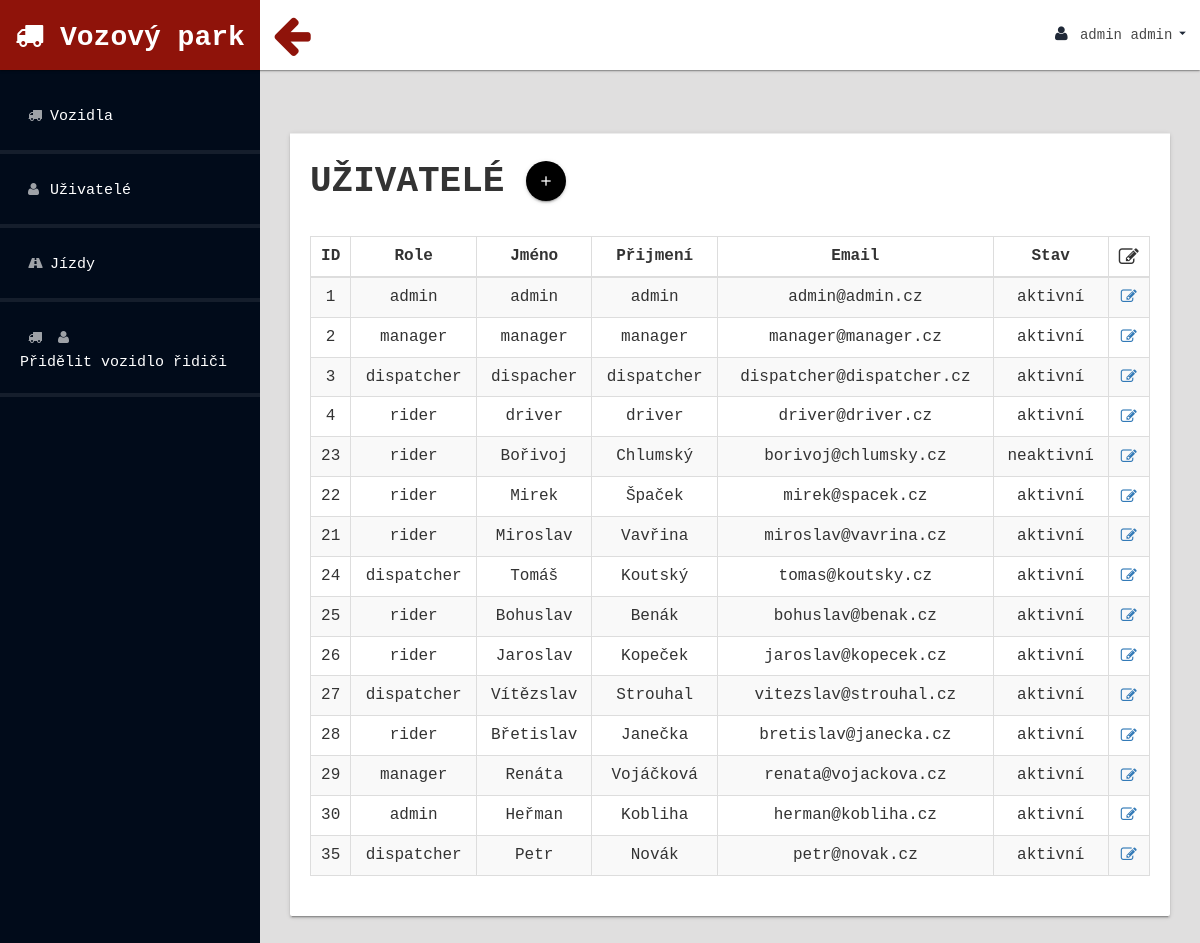
The page /employees.php (signed in) on the database its author committed.
### tables this page shows
CREATE TABLE `users` (
  `id_user` int(11) NOT NULL AUTO_INCREMENT,
  `name` varchar(255) NOT NULL,
  `email` varchar(255) NOT NULL,
  `password` varchar(255) NOT NULL,
  `note` varchar(255) DEFAULT NULL,
  `last_login` date DEFAULT NULL,
  `birthdate` date DEFAULT NULL,
  PRIMARY KEY (`id_user`)
);

CREATE TABLE `roles` (
  `id_role` int(11) NOT NULL,
  `role_name` varchar(250) NOT NULL
);

### inc/model.php (called while the page is built, shortened)
<?php
require_once 'inc/database.php';
class Model
{
    public static function getUserById($idUser)
    {
        $sql = "SELECT * FROM users
                WHERE id_user = '$idUser'";
        $result = Database::query($sql);
        while ($row = $result->fetch_assoc()) {
            $user = $row;
        }
        return $user;
    }
    public static function getAllUsers()
    {
        $sql = 'SELECT * FROM users u
                JOIN roles r ON u.id_role = r.id_role ;';
        $result = Database::query($sql);
        while ($row = $result->fetch_assoc()) {
            $employees[] = $row;
        }
        return $employees;
    }
}

### inc/database.php (called while the page is built, shortened)
<?php
class Database
{
    private $_connection;
    private static $_instance;
    private $_host = "localhost";
    private $_username = "root";
    private $_password = "root";
    private $_database = "mop";
    public static function getInstance()
    {
        if (!self::$_instance) {
            self::$_instance = new self();
        }
        return self::$_instance;
    }
    public static function query($query)
    {
        return self::getInstance()->getConnection()->query($query);
    }
    private function __construct()
    {
        $this->_connection = new mysqli(
            $this->_host,
            $this->_username,
            $this->_password,
            $this->_database
        );
        $this->_connection->set_charset('utf8mb4');
    }
    public function getConnection()
    {
        return $this->_connection;
    }
}

### employees.php (the view, shortened to what this page needs)
<?php
include_once "header.php";
$employees = Model::getAllUsers();
?>
    <div class="card">
        <div class="card-action">
        <h1>
            <b>UŽIVATELÉ</b>
            <a class="btn-floating btn-medium waves-effect waves-light black" href="addUser.php">
                <i class="material-icons">add</i>
            </a>
        </h1>
        </div>
        <div class="card-content">
            <div class="table-responsive">
                <table class="table table-striped table-bordered table-hover" id="dataTables-example">
                    <thead>
                        <tr>
                            <th>ID</th>
                            <th>Role</th>
                            <th>Jméno</th>
                            <th>Přijmení</th>
                            <th>Email</th>
                            <th>Stav</th>
                            <th><i class="fa fa-edit small"></i></th>
                        </tr>
                    </thead>
                    <tbody>
                        <?php
                        foreach ($employees as $employee) {
                            ?><tr>
                            <td> <?php echo $employee['id_user'] ?></td>
                            <td> <?php echo $employee['role_name'] ?></td>
                            <td> <?php echo $employee['firstname'] ?></td>
                            <td> <?php echo $employee['surname'] ?></td>
                            <td> <?php echo $employee['email'] ?></td>
                            <td> <?php echo $employee['state'] ?></td></td>
                            <td> <a href="edit_user.php?id_user=<?= $employee['id_user'] ?>"><i class="fa fa-edit"></i </a> </td>
                        </tr> <?php
                        }
                        ?>
                    </tbody>
                </table>
            </div>
            <?php
            include_once "footer.php";

### header.php (shortened to what this page needs)
<?php
$currUserArr = Model::getUserById($_SESSION['userId']['id_user']);
$currUser = $currUserArr['firstname'] . ' ' . $currUserArr['surname'];
?>
<head>
    <link rel="stylesheet" href="assets/css/materialize.min.css" media="screen,projection" />
    <link href="assets/css/bootstrap.css" rel="stylesheet" />
    <link href="assets/css/font-awesome.css" rel="stylesheet" />
    <link href="assets/css/custom-styles.css" rel="stylesheet" />
</head>
<body>
    <div id="wrapper">
        <nav class="navbar navbar-default top-navbar" role="navigation">
            <div class="navbar-header">
                <a class="navbar-brand waves-effect waves-dark" href="index.php">
                    <i class="fa fa-truck"></i> Vozový park</a>
                <div id="sideNav" href=""><i class="fa fa-arrow-left"></i></div>
            </div>
            <ul class="nav navbar-top-links navbar-right">
                <li>
                    <a class="dropdown-button waves-effect waves-dark" href="#!" data-activates="dropdown1">
                        <i class="fa fa-user fa-fw"></i>
                        <?= $currUser ?>
                        <i class="material-icons right">arrow_drop_down</i>
                    </a>
                </li>
            </ul>
        </nav>
        <nav class="navbar-default navbar-side" role="navigation">
            <div class="sidebar-collapse">
                <ul class="nav" id="main-menu">
                    <?php if (in_array($_SESSION["userRole"], array(1, 2, ))){?>
                    <li>
                        <a href="cars.php" class="waves-effect waves-dark">
                            <i class="fa fa-truck"></i></i>Vozidla</a>
                    </li>
<?php }?>
                    <?php if (in_array($_SESSION["userRole"], array(1))) {?>
                    <li>
                        <a href="employees.php" class="waves-effect waves-dark">
                            <i class="fa fa-user"></i>Uživatelé</a>
                    </li>
                    <?php }?>
                    <?php if (in_array($_SESSION["userRole"], array(1, 4))) {?>
                    <li>
                        <a href="rides.php" class="waves-effect waves-dark">
                            <i class="fa fa-road"></i>Jízdy</a>
                    </li>
                    <?php }?>
                    <?php if (in_array($_SESSION["userRole"], array(1, 3))) {?>
                    <li>
                        <a href="car_driver.php" class="waves-effect waves-dark">
                            <i class="fa  fa-truck"></i><i class="fa  fa-user"></i><br>Přidělit vozidlo řidiči</a>
                    </li>
                    <?php }?>
                </ul>
            </div>
        </nav>
        <div id="page-wrapper">
            <h1 class="page-header">
            </h1>
            <div id="page-inner">

### assets/css/custom-styles.css (style rules this page uses)
body { font-family: 'Courier New', Courier, monospace; background: #010b1a; }
#wrapper { width: 100%; }
#page-wrapper { padding: 15px 15px; min-height: 600px; background: #636161; }
#page-inner { width: 100%; margin: 10px 20px 10px 0px; padding: 15px 30px; min-height: 1200px; }
h1, .h1, h2, .h2, h3, .h3 { margin-top: 7px; margin-bottom: -5px; }
.navbar-side { z-index: 0; }
.navbar-side .nav>li>a>i { color: rgba(255, 255, 255, 0.62); padding: 8px; width: 20px; text-align: center; font-size: 14px; }
.top-navbar { position: fixed; width: 100%; z-index: 300; -webkit-box-shadow: 0 3px 3px rgba(0, 0, 0, 0.05); -moz-box-shadow: 0 3px 3px rgba(0, 0, 0, 0.05); box-shadow: 0 3px 3px rgba(0, 0, 0, 0.05); box-shadow: 0 1px 3px 0 rgba(0, 0, 0, .2), 0 1px 1px 0 rgba(0, 0, 0, .14), 0 2px 1px -1px rgba(0, 0, 0, .12); }
.navbar-side { z-index: 2; position: fixed; width: 260px; top: 80px; box-shadow: none; }
#page-wrapper { position: relative; top: 60px; -moz-box-shadow: 0 0 10px #636161; }
.page-header { padding-bottom: 0; margin: 0; border-bottom: 1px solid transparent; text-align: left; background-color: transparent; padding: 32px 22px 10px 28px; color: #323232; }
.top-navbar { margin: 0px; }
.top-navbar .navbar-brand { color: #fff; width: 260px; text-align: center; height: 70px; font-size: 28px; font-weight: 700; line-height: 45px; background: #8f130a; padding-bottom:15px; }
.top-navbar .nav>li { position: relative; display: inline-block; margin: 0px; padding: 0px; }
.top-navbar .nav>li>a { position: relative; display: block; padding: 25px; color: #484848; margin: 0px; }
.sidebar-collapse, .sidebar-collapse .nav { background: none; }
.sidebar-collapse .nav { padding: 0; }
.sidebar-collapse .nav>li>a { color: rgb(255, 255, 255); background: transparent; text-shadow: none; }
.sidebar-collapse>.nav>li>a { padding: 20px; font-size: 15px; }
.sidebar-collapse>.nav>li { border-bottom: 4px solid rgba(255, 255, 255, 0.08); }
.navbar-side { border: none; background: #010b1a; }
.top-navbar { background: #ffffff; border-bottom: none; }
.top-navbar .nav>li>a>i { margin-right: 0; }
.navbar-default { border: 0px solid #ffffff; }
.navbar-header { background: transparent; }
.nav>li>a>i { margin-right: 10px; color: #1f2837; font-size: 16px; }
#sideNav { float: left; left: 0; z-index: 3; color: #8f130a; cursor: pointer; border-radius: 0; width: 20px; font-size: 44px; line-height: 33px; margin: 7px 0 0 13px; width: 40px; height: 40px; text-align: center; line-height: 30px; padding-right: 3px; margin-top: 14px; border-radius: 50%; }
#page-wrapper { background: #e0dfdf; }
.card-action b { text-transform: uppercase; }
@media (min-width:768px) { #page-wrapper { margin: 0 0 0 260px; padding: 0; min-height: 1200px; } }
@media (min-width:768px) { .navbar-side { width: 260px; z-index: 1; } }
@media (min-width:768px) { .navbar { border-radius: 0px; } }

### rows shown on the page
users: currUser "admin admin", id_user "1", id_role.role_name "admin", firstname "admin", surname "admin", email "admin@admin.cz", state "aktivní"
users: id_user "2", id_role.role_name "manager", firstname "manager", surname "manager", email "manager@manager.cz", state "aktivní"
users: id_user "3", id_role.role_name "dispatcher", firstname "dispacher", surname "dispatcher", email "dispatcher@dispatcher.cz", state "aktivní"
users: id_user "4", id_role.role_name "rider", firstname "driver", surname "driver", email "driver@driver.cz", state "aktivní"
users: id_user "23", id_role.role_name "rider", firstname "Bořivoj", surname "Chlumský", email "borivoj@chlumsky.cz", state "neaktivní"
users: id_user "22", id_role.role_name "rider", firstname "Mirek", surname "Špaček", email "mirek@spacek.cz", state "aktivní"
users: id_user "21", id_role.role_name "rider", firstname "Miroslav", surname "Vavřina", email "miroslav@vavrina.cz", state "aktivní"
users: id_user "24", id_role.role_name "dispatcher", firstname "Tomáš", surname "Koutský", email "tomas@koutsky.cz", state "aktivní"
users: id_user "25", id_role.role_name "rider", firstname "Bohuslav", surname "Benák", email "bohuslav@benak.cz", state "aktivní"
users: id_user "26", id_role.role_name "rider", firstname "Jaroslav", surname "Kopeček", email "jaroslav@kopecek.cz", state "aktivní"
users: id_user "27", id_role.role_name "dispatcher", firstname "Vítězslav", surname "Strouhal", email "vitezslav@strouhal.cz", state "aktivní"
users: id_user "28", id_role.role_name "rider", firstname "Břetislav", surname "Janečka", email "bretislav@janecka.cz", state "aktivní"
users: id_user "29", id_role.role_name "manager", firstname "Renáta", surname "Vojáčková", email "renata@vojackova.cz", state "aktivní"
users: id_user "30", id_role.role_name "admin", firstname "Heřman", surname "Kobliha", email "herman@kobliha.cz", state "aktivní"
users: id_user "35", id_role.role_name "dispatcher", firstname "Petr", surname "Novák", email "petr@novak.cz", state "aktivní"
